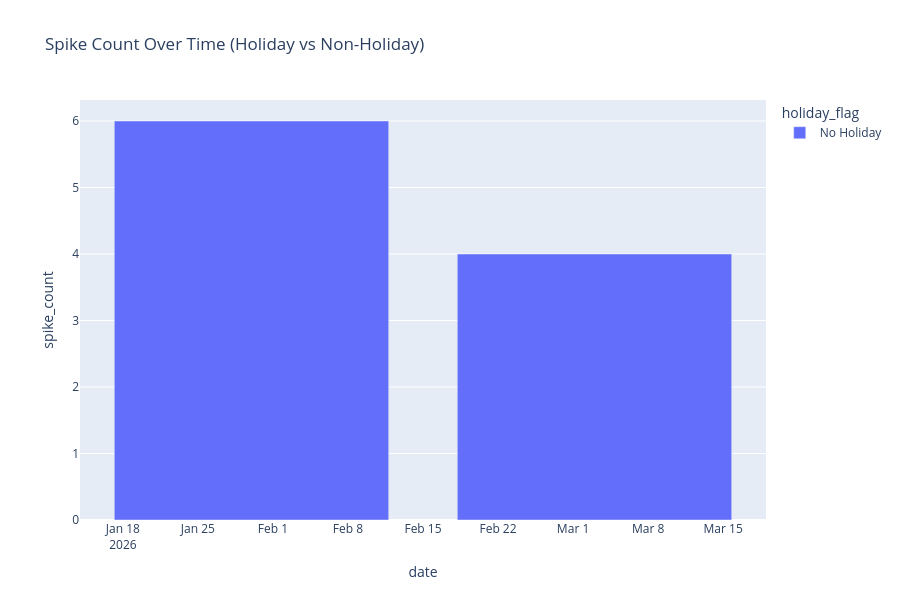

Notebook source saved alongside this figure:
### Code cell
df_holiday_and_date["holiday_flag"] = df_holiday_and_date["is_holiday"].map(
    {0: "No Holiday", 1: "Holiday"}
)

# sort by date (important for bar charts)
df_plot = df_holiday_and_date.sort_values("date")
df_plot = df_plot[df_plot["spike_count"] > 3]

fig = px.bar(
    df_plot,
    x="date",
    y="spike_count",
    color="holiday_flag",
    hover_data=["name", "type"],
    title="Spike Count Over Time (Holiday vs Non-Holiday)",
    height=600,
)

fig.show()

### Figure 1 — Plotly figure (JSON) as saved in the notebook; plotly's stock layout.template omitted (floating-point values rounded to 4 significant figures)
{"data": [{"customdata": [[null, null], [null, null]], "hovertemplate": "holiday_flag=No Holiday<br>date=%{x}<br>spike_count=%{y}<br>name=%{customdata[0]}<br>type=%{customdata[1]}<extra></extra>", "legendgroup": "No Holiday", "marker": {"color": "#636efa", "pattern": {"shape": ""}}, "name": "No Holiday", "orientation": "v", "showlegend": true, "textposition": "auto", "type": "bar", "x": ["2026-01-30T00:00:00.000000000", "2026-03-03T00:00:00.000000000"], "xaxis": "x", "y": [6, 4], "yaxis": "y"}], "layout": {"barmode": "relative", "height": 600, "legend": {"title": {"text": "holiday_flag"}, "tracegroupgap": 0}, "title": {"text": "Spike Count Over Time (Holiday vs Non-Holiday)"}, "xaxis": {"anchor": "y", "domain": [0, 1], "title": {"text": "date"}}, "yaxis": {"anchor": "x", "domain": [0, 1], "title": {"text": "spike_count"}}}}
